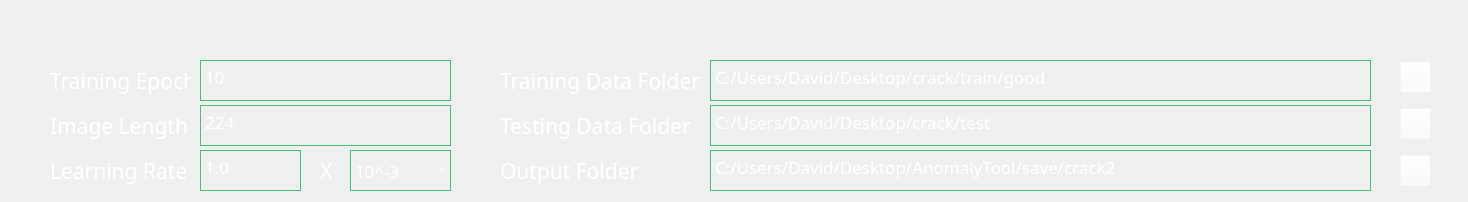
          <widget class="QWidget" name="scrollAreaWidgetContents_2">
           <property name="geometry">
            <rect>
             <x>0</x>
             <y>0</y>
             <width>1468</width>
             <height>202</height>
            </rect>
           </property>
           <property name="autoFillBackground">
            <bool>false</bool>
           </property>
           <layout class="QVBoxLayout" name="verticalLayout_5">
            <property name="spacing">
             <number>0</number>
            </property>
            <property name="leftMargin">
             <number>0</number>
            </property>
            <property name="topMargin">
             <number>0</number>
            </property>
            <property name="rightMargin">
             <number>0</number>
            </property>
            <property name="bottomMargin">
             <number>0</number>
            </property>
            <item>
             <widget class="QWidget" name="widget_7" native="true">
              <property name="minimumSize">
               <size>
                <width>1468</width>
                <height>202</height>
               </size>
              </property>
              <property name="styleSheet">
               <string notr="true">border-image: url(:/ui_img/train_detail.png);
background-color: rgba(255, 255, 255, 0);</string>
              </property>
              <widget class="QWidget" name="widget_2" native="true">
               <property name="geometry">
                <rect>
                 <x>0</x>
                 <y>0</y>
                 <width>1472</width>
                 <height>207</height>
                </rect>
               </property>
               <property name="minimumSize">
                <size>
                 <width>1468</width>
                 <height>202</height>
                </size>
               </property>
               <property name="autoFillBackground">
                <bool>false</bool>
               </property>
               <property name="styleSheet">
                <string notr="true">border-image: url(:/ui_img/train.png);
background-color: rgba(255, 255, 255, 0);</string>
               </property>
               <widget class="QLabel" name="label">
                <property name="geometry">
                 <rect>
                  <x>50</x>
                  <y>55</y>
                  <width>141</width>
                  <height>51</height>
                 </rect>
                </property>
                <property name="font">
                 <font>
                  <family>Dubai</family>
                  <pointsize>16</pointsize>
                  <weight>50</weight>
                  <bold>false</bold>
                 </font>
                </property>
                <property name="styleSheet">
                 <string notr="true">color: rgb(255,255,255);</string>
                </property>
                <property name="text">
                 <string>Training Epoch</string>
                </property>
               </widget>
               <widget class="QTextEdit" name="textEdit_epoch">
                <property name="geometry">
                 <rect>
                  <x>200</x>
                  <y>60</y>
                  <width>251</width>
                  <height>41</height>
                 </rect>
                </property>
                <property name="font">
                 <font>
                  <family>Dubai</family>
                  <pointsize>13</pointsize>
                 </font>
                </property>
                <property name="styleSheet">
                 <string notr="true">border: 1px solid rgb(68,196,114);
color: rgb(255,255,255);</string>
                </property>
                <property name="html">
                 <string>&lt;!DOCTYPE HTML PUBLIC &quot;-//W3C//DTD HTML 4.0//EN&quot; &quot;http://www.w3.org/TR/REC-html40/strict.dtd&quot;&gt;
&lt;html&gt;&lt;head&gt;&lt;meta name=&quot;qrichtext&quot; content=&quot;1&quot; /&gt;&lt;style type=&quot;text/css&quot;&gt;
p, li { white-space: pre-wrap; }
&lt;/style&gt;&lt;/head&gt;&lt;body style=&quot; font-family:'Dubai'; font-size:13pt; font-weight:400; font-style:normal;&quot;&gt;
&lt;p style=&quot; margin-top:0px; margin-bottom:0px; margin-left:0px; margin-right:0px; -qt-block-indent:0; text-indent:0px;&quot;&gt;10&lt;/p&gt;&lt;/body&gt;&lt;/html&gt;</string>
                </property>
               </widget>
               <widget class="QLabel" name="label_2">
                <property name="geometry">
                 <rect>
                  <x>50</x>
                  <y>100</y>
                  <width>141</width>
                  <height>51</height>
                 </rect>
                </property>
                <property name="font">
                 <font>
                  <family>Dubai</family>
                  <pointsize>16</pointsize>
                  <weight>50</weight>
                  <bold>false</bold>
                 </font>
                </property>
                <property name="styleSheet">
                 <string notr="true">color: rgb(255,255,255);</string>
                </property>
                <property name="text">
                 <string>Image Length</string>
                </property>
               </widget>
               <widget class="QLabel" name="label_3">
                <property name="geometry">
                 <rect>
                  <x>50</x>
                  <y>145</y>
                  <width>141</width>
                  <height>51</height>
                 </rect>
                </property>
                <property name="font">
                 <font>
                  <family>Dubai</family>
                  <pointsize>16</pointsize>
                  <weight>50</weight>
                  <bold>false</bold>
                 </font>
                </property>
                <property name="styleSheet">
                 <string notr="true">color: rgb(255,255,255);</string>
                </property>
                <property name="text">
                 <string>Learning Rate</string>
                </property>
               </widget>
               <widget class="QTextEdit" name="textEdit_lr">
                <property name="geometry">
                 <rect>
                  <x>200</x>
                  <y>150</y>
                  <width>101</width>
                  <height>41</height>
                 </rect>
                </property>
                <property name="font">
                 <font>
                  <family>Dubai</family>
                  <pointsize>13</pointsize>
                 </font>
                </property>
                <property name="styleSheet">
                 <string notr="true">border: 1px solid rgb(68,196,114);
color: rgb(255,255,255);</string>
                </property>
                <property name="html">
                 <string>&lt;!DOCTYPE HTML PUBLIC &quot;-//W3C//DTD HTML 4.0//EN&quot; &quot;http://www.w3.org/TR/REC-html40/strict.dtd&quot;&gt;
&lt;html&gt;&lt;head&gt;&lt;meta name=&quot;qrichtext&quot; content=&quot;1&quot; /&gt;&lt;style type=&quot;text/css&quot;&gt;
p, li { white-space: pre-wrap; }
&lt;/style&gt;&lt;/head&gt;&lt;body style=&quot; font-family:'Dubai'; font-size:13pt; font-weight:400; font-style:normal;&quot;&gt;
&lt;p style=&quot; margin-top:0px; margin-bottom:0px; margin-left:0px; margin-right:0px; -qt-block-indent:0; text-indent:0px;&quot;&gt;1.0&lt;/p&gt;&lt;/body&gt;&lt;/html&gt;</string>
                </property>
               </widget>
               <widget class="QTextEdit" name="textEdit_length">
                <property name="enabled">
                 <bool>false</bool>
                </property>
                <property name="geometry">
                 <rect>
                  <x>200</x>
                  <y>105</y>
                  <width>251</width>
                  <height>41</height>
                 </rect>
                </property>
                <property name="font">
                 <font>
                  <family>Dubai</family>
                  <pointsize>13</pointsize>
                 </font>
                </property>
                <property name="styleSheet">
                 <string notr="true">border: 1px solid rgb(68,196,114);
color: rgb(255,255,255);</string>
                </property>
                <property name="html">
                 <string>&lt;!DOCTYPE HTML PUBLIC &quot;-//W3C//DTD HTML 4.0//EN&quot; &quot;http://www.w3.org/TR/REC-html40/strict.dtd&quot;&gt;
&lt;html&gt;&lt;head&gt;&lt;meta name=&quot;qrichtext&quot; content=&quot;1&quot; /&gt;&lt;style type=&quot;text/css&quot;&gt;
p, li { white-space: pre-wrap; }
&lt;/style&gt;&lt;/head&gt;&lt;body style=&quot; font-family:'Dubai'; font-size:13pt; font-weight:400; font-style:normal;&quot;&gt;
&lt;p style=&quot; margin-top:0px; margin-bottom:0px; margin-left:0px; margin-right:0px; -qt-block-indent:0; text-indent:0px;&quot;&gt;224&lt;/p&gt;&lt;/body&gt;&lt;/html&gt;</string>
                </property>
               </widget>
               <widget class="QLabel" name="label_7">
                <property name="geometry">
                 <rect>
                  <x>500</x>
                  <y>55</y>
                  <width>211</width>
                  <height>51</height>
                 </rect>
                </property>
                <property name="font">
                 <font>
                  <family>Dubai</family>
                  <pointsize>16</pointsize>
                  <weight>50</weight>
                  <bold>false</bold>
                 </font>
                </property>
                <property name="autoFillBackground">
                 <bool>false</bool>
                </property>
                <property name="styleSheet">
                 <string notr="true">color: rgb(255,255,255);</string>
                </property>
                <property name="text">
                 <string>Training Data Folder</string>
                </property>
               </widget>
               <widget class="QTextEdit" name="textEdit_traindata">
                <property name="enabled">
                 <bool>false</bool>
                </property>
                <property name="geometry">
                 <rect>
                  <x>710</x>
                  <y>60</y>
                  <width>661</width>
                  <height>41</height>
                 </rect>
                </property>
                <property name="font">
                 <font>
                  <family>Dubai</family>
                  <pointsize>13</pointsize>
                 </font>
                </property>
                <property name="styleSheet">
                 <string notr="true">border: 1px solid rgb(68,196,114);
color: rgb(255,255,255);</string>
                </property>
                <property name="html">
                 <string>&lt;!DOCTYPE HTML PUBLIC &quot;-//W3C//DTD HTML 4.0//EN&quot; &quot;http://www.w3.org/TR/REC-html40/strict.dtd&quot;&gt;
&lt;html&gt;&lt;head&gt;&lt;meta name=&quot;qrichtext&quot; content=&quot;1&quot; /&gt;&lt;style type=&quot;text/css&quot;&gt;
p, li { white-space: pre-wrap; }
&lt;/style&gt;&lt;/head&gt;&lt;body style=&quot; font-family:'Dubai'; font-size:13pt; font-weight:400; font-style:normal;&quot;&gt;
&lt;p style=&quot; margin-top:0px; margin-bottom:0px; margin-left:0px; margin-right:0px; -qt-block-indent:0; text-indent:0px;&quot;&gt;C:/Users/David/Desktop/crack/train/good&lt;/p&gt;&lt;/body&gt;&lt;/html&gt;</string>
                </property>
               </widget>
               <widget class="QTextEdit" name="textEdit_testdata">
                <property name="enabled">
                 <bool>false</bool>
                </property>
                <property name="geometry">
                 <rect>
                  <x>710</x>
                  <y>105</y>
                  <width>661</width>
                  <height>41</height>
                 </rect>
                </property>
                <property name="font">
                 <font>
                  <family>Dubai</family>
                  <pointsize>13</pointsize>
                 </font>
                </property>
                <property name="styleSheet">
                 <string notr="true">border: 1px solid rgb(68,196,114);
color: rgb(255,255,255);</string>
                </property>
                <property name="html">
                 <string>&lt;!DOCTYPE HTML PUBLIC &quot;-//W3C//DTD HTML 4.0//EN&quot; &quot;http://www.w3.org/TR/REC-html40/strict.dtd&quot;&gt;
&lt;html&gt;&lt;head&gt;&lt;meta name=&quot;qrichtext&quot; content=&quot;1&quot; /&gt;&lt;style type=&quot;text/css&quot;&gt;
p, li { white-space: pre-wrap; }
&lt;/style&gt;&lt;/head&gt;&lt;body style=&quot; font-family:'Dubai'; font-size:13pt; font-weight:400; font-style:normal;&quot;&gt;
&lt;p style=&quot; margin-top:0px; margin-bottom:0px; margin-left:0px; margin-right:0px; -qt-block-indent:0; text-indent:0px;&quot;&gt;C:/Users/David/Desktop/crack/test&lt;/p&gt;&lt;/body&gt;&lt;/html&gt;</string>
                </property>
               </widget>
               <widget class="QLabel" name="label_8">
                <property name="geometry">
                 <rect>
                  <x>500</x>
                  <y>145</y>
                  <width>181</width>
                  <height>51</height>
                 </rect>
                </property>
                <property name="font">
                 <font>
                  <family>Dubai</family>
                  <pointsize>16</pointsize>
                  <weight>50</weight>
                  <bold>false</bold>
                 </font>
                </property>
                <property name="styleSheet">
                 <string notr="true">color: rgb(255,255,255);</string>
                </property>
                <property name="text">
                 <string>Output Folder</string>
                </property>
               </widget>
               <widget class="QLabel" name="label_9">
                <property name="geometry">
                 <rect>
                  <x>500</x>
                  <y>100</y>
                  <width>191</width>
                  <height>51</height>
                 </rect>
                </property>
                <property name="font">
                 <font>
                  <family>Dubai</family>
                  <pointsize>16</pointsize>
                  <weight>50</weight>
                  <bold>false</bold>
                 </font>
                </property>
                <property name="styleSheet">
                 <string notr="true">color: rgb(255,255,255);</string>
                </property>
                <property name="text">
                 <string>Testing Data Folder</string>
                </property>
               </widget>
               <widget class="QTextEdit" name="textEdit_output">
                <property name="enabled">
                 <bool>false</bool>
                </property>
                <property name="geometry">
                 <rect>
                  <x>710</x>
                  <y>150</y>
                  <width>661</width>
                  <height>41</height>
                 </rect>
                </property>
                <property name="font">
                 <font>
                  <family>Dubai</family>
                  <pointsize>13</pointsize>
                 </font>
                </property>
                <property name="styleSheet">
                 <string notr="true">border: 1px solid rgb(68,196,114);
color: rgb(255,255,255);</string>
                </property>
                <property name="html">
                 <string>&lt;!DOCTYPE HTML PUBLIC &quot;-//W3C//DTD HTML 4.0//EN&quot; &quot;http://www.w3.org/TR/REC-html40/strict.dtd&quot;&gt;
&lt;html&gt;&lt;head&gt;&lt;meta name=&quot;qrichtext&quot; content=&quot;1&quot; /&gt;&lt;style type=&quot;text/css&quot;&gt;
p, li { white-space: pre-wrap; }
&lt;/style&gt;&lt;/head&gt;&lt;body style=&quot; font-family:'Dubai'; font-size:13pt; font-weight:400; font-style:normal;&quot;&gt;
&lt;p style=&quot; margin-top:0px; margin-bottom:0px; margin-left:0px; margin-right:0px; -qt-block-indent:0; text-indent:0px;&quot;&gt;C:/Users/David/Desktop/AnomalyTool/save/crack2&lt;/p&gt;&lt;/body&gt;&lt;/html&gt;</string>
                </property>
               </widget>
               <widget class="QPushButton" name="pushButton_train_path">
                <property name="geometry">
                 <rect>
                  <x>1400</x>
                  <y>62</y>
                  <width>31</width>
                  <height>31</height>
                 </rect>
                </property>
                <property name="styleSheet">
                 <string notr="true">QPushButton
{
	border-image:url(:./ui_img/open.png);
	background-color: rgba(255, 255, 255, 0);
}

QPushButton:hover
{
	border-image:url(:./ui_img/open2.png);
	background-color: rgba(255, 255, 255, 0);
}</string>
                </property>
                <property name="text">
                 <string/>
                </property>
               </widget>
               <widget class="QPushButton" name="pushButton_test_path">
                <property name="geometry">
                 <rect>
                  <x>1400</x>
                  <y>108</y>
                  <width>31</width>
                  <height>31</height>
                 </rect>
                </property>
                <property name="styleSheet">
                 <string notr="true">QPushButton
{
	border-image:url(:./ui_img/open.png);
	background-color: rgba(255, 255, 255, 0);
}

QPushButton:hover
{
	border-image:url(:./ui_img/open2.png);
	background-color: rgba(255, 255, 255, 0);
}</string>
                </property>
                <property name="text">
                 <string/>
                </property>
               </widget>
               <widget class="QPushButton" name="pushButton_output_path">
                <property name="geometry">
                 <rect>
                  <x>1400</x>
                  <y>155</y>
                  <width>31</width>
                  <height>31</height>
                 </rect>
                </property>
                <property name="styleSheet">
                 <string notr="true">QPushButton
{
	border-image:url(:./ui_img/open.png);
	background-color: rgba(255, 255, 255, 0);
}

QPushButton:hover
{
	border-image:url(:./ui_img/open2.png);
	background-color: rgba(255, 255, 255, 0);
}</string>
                </property>
                <property name="text">
                 <string/>
                </property>
               </widget>
               <widget class="QComboBox" name="comboBox_lr">
                <property name="geometry">
                 <rect>
                  <x>350</x>
                  <y>150</y>
                  <width>101</width>
                  <height>41</height>
                 </rect>
                </property>
                <property name="font">
                 <font>
                  <family>Dubai</family>
                  <pointsize>13</pointsize>
                 </font>
                </property>
                <property name="autoFillBackground">
                 <bool>false</bool>
                </property>
                <property name="styleSheet">
                 <string notr="true">border: 1px solid rgb(68,196,114);
color: rgb(255,255,255);</string>
                </property>
                <property name="currentIndex">
                 <number>0</number>
                </property>
                <property name="frame">
                 <bool>true</bool>
                </property>
                <item>
                 <property name="text">
                  <string>10^-3</string>
                 </property>
                </item>
                <item>
                 <property name="text">
                  <string>10^-4</string>
                 </property>
                </item>
                <item>
                 <property name="text">
                  <string>10^-5</string>
                 </property>
                </item>
                <item>
                 <property name="text">
                  <string>10^-6</string>
                 </property>
                </item>
               </widget>
               <widget class="QLabel" name="label_10">
                <property name="geometry">
                 <rect>
                  <x>320</x>
                  <y>150</y>
                  <width>16</width>
                  <height>41</height>
                 </rect>
                </property>
                <property name="font">
                 <font>
                  <family>Dubai</family>
                  <pointsize>16</pointsize>
                  <weight>50</weight>
                  <bold>false</bold>
                 </font>
                </property>
                <property name="styleSheet">
                 <string notr="true">color: rgb(255,255,255);</string>
                </property>
                <property name="text">
                 <string>X</string>
                </property>
               </widget>
              </widget>
             </widget>
            </item>
           </layout>
          </widget>
